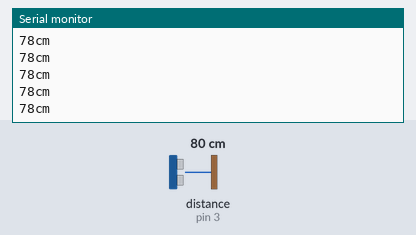
Recording of a sketch running on a simulated Arduino Uno, built with avr-gcc and run on an emulated ATmega328P. Shown: the last lines printed to the serial monitor. Wiring (inferred from the names in the program): ultrasonic range finder: trigger pin 2; echo pin 3. The inputs (shaded band) are chosen by the test bench; at power-on: distance to the obstacle (sensor on pin 3) 80 cm. The echo pulse lasts 58.3 µs per cm.

Above: at 1.2 s.
1.3 s: distance to the obstacle (sensor on pin 3) set to 2 cm
At 2.0 s:
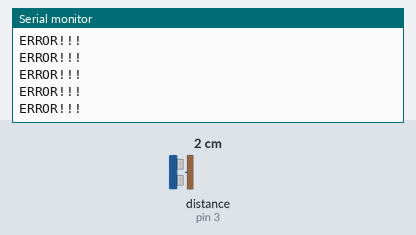
3.2 s: distance to the obstacle (sensor on pin 3) set to 4 cm
At 3.62 s:
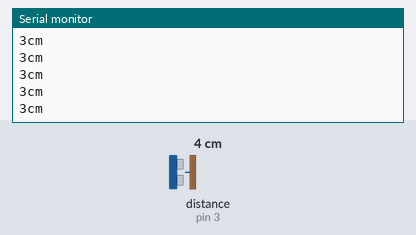
4.7 s: distance to the obstacle (sensor on pin 3) set to 2 cm
At 5.6 s:
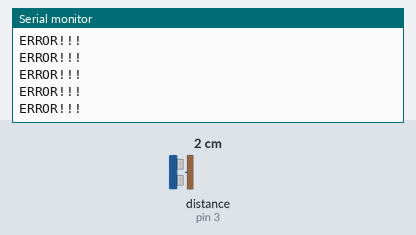

Measured:
- after the input at 1.3 s, the serial monitor: prints a new line after 0.07 s (image 1)
- after the input at 3.2 s, the serial monitor: prints a new line after 0.07 s (image 2)

The sketch:

opdracht1.ino
```cpp
int trig = 2;
int echo = 3;

void setup() {
  pinMode(trig, OUTPUT);
  pinMode(echo, INPUT);
  Serial.begin(9600);
}

void loop() {
  digitalWrite(trig, LOW);
  digitalWrite(trig, HIGH);
  delayMicroseconds(10);
  digitalWrite(trig, LOW);
  long tijd = pulseIn(echo, HIGH);
  int s = tijd * (0.034/2);
  if (s > 2 && s < 400)
  {
    Serial.print(s);
    Serial.println("cm");
    delay(100);
  }
  else
  {
    Serial.println("ERROR!!!");
  }

}
```
